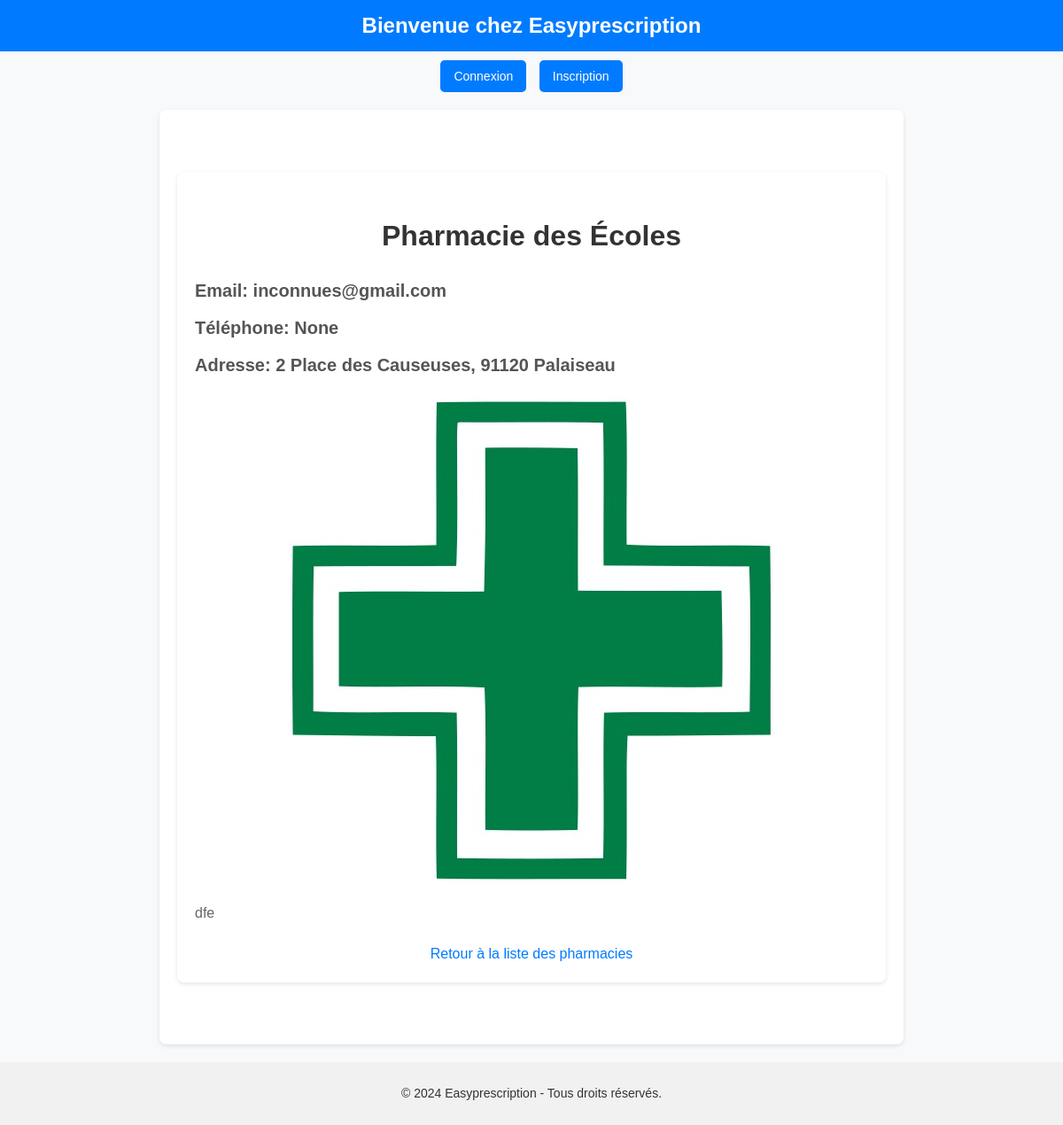
Screenshot of /pharmacie/pharmacie_des_ecoles/ with the database file from the repository.
### pharmacies/models.py (models this page shows, shortened)
class Pharmacie(models.Model):
    name = models.CharField(max_length=128)
    slug = models.SlugField(max_length=128)
    adresse = models.CharField(max_length=256)
    email = models.EmailField(unique=True)
    telephone = models.CharField(max_length=15, blank=True, null=True)
    latitude = models.DecimalField(max_digits=9, decimal_places=6, blank=True, null=True)
    longitude = models.DecimalField(max_digits=9, decimal_places=6, blank=True, null=True)
    thumbnail = models.ImageField(upload_to= "p_pharmacies", blank= True, null= True)
    description = models.CharField(max_length=3000)

### dashboard/views.py (the view)
# urls.py: path("pharmacie/<str:slug>/",views.pharmacie_detail, name="pharmacie"),
def pharmacie_detail(request, slug):
    pharmacie = get_object_or_404(Pharmacie, slug=slug)
    print("pharmacie : ",pharmacie.thumbnail)
    return render(request, 'dashboard/detail.html', context={"pharmacie": pharmacie})

### dashboard/templates/dashboard/detail.html (shortened to what this page needs)
{% extends 'base.html' %}
{% block content %}
    <div class="pharmacy-detail-container">
        <h2>{{ pharmacie.name }}</h2>
        <h3>Email: {{ pharmacie.email }}</h3>
        <h3>Téléphone: {{ pharmacie.telephone }}</h3>
        <h4>Adresse: {{ pharmacie.adresse }}</h4>
        <img src="{{ pharmacie.thumbnail.url }}" alt="{{ pharmacie.name }}">
        <p>{{ pharmacie.description }}</p>
        <a href="{% url 'dashboard' %}" class="back-link">Retour à la liste des pharmacies</a>
    </div>
{% endblock %}

### templates/base.html (style rules this page uses)
body { font-family: Arial, sans-serif; line-height: 1.6; margin: 0; padding: 0; background-color: #f8f9fa; color: #333; }

### dashboard/templates/dashboard/detail.html (style rules this page uses)
.pharmacy-detail-container { max-width: 900px; margin: 50px auto; padding: 20px; background-color: white; border-radius: 8px; box-shadow: 0 2px 5px rgba(0, 0, 0, 0.1); }
.pharmacy-detail-container h2 { font-size: 32px; color: #333; text-align: center; margin-bottom: 20px; }
.pharmacy-detail-container h3, .pharmacy-detail-container h4 { font-size: 20px; color: #555; margin: 10px 0; }
.pharmacy-detail-container p { font-size: 16px; line-height: 1.6; color: #666; }
.pharmacy-detail-container img { display: block; max-width: 100%; margin: 20px auto; border-radius: 8px; }
.back-link { display: block; text-align: center; margin-top: 20px; font-size: 16px; color: #007bff; text-decoration: none; }

### rows the page displays
Pharmacie: name "Pharmacie des Écoles", email "inconnues@gmail.com", telephone "None", adresse "2 Place des Causeuses, 91120 Palaiseau", thumbnail (picture), description "dfe"
